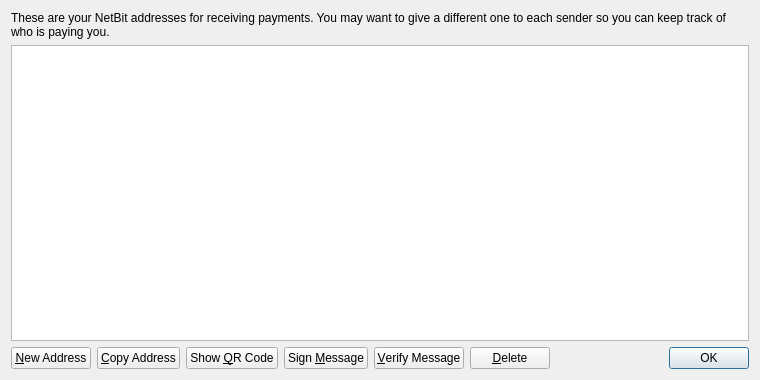
<?xml version="1.0" encoding="UTF-8"?>
<ui version="4.0">
 <class>AddressBookPage</class>
 <widget class="QWidget" name="AddressBookPage">
  <property name="geometry">
   <rect>
    <x>0</x>
    <y>0</y>
    <width>760</width>
    <height>380</height>
   </rect>
  </property>
  <property name="windowTitle">
   <string>Address Book</string>
  </property>
  <property name="styleSheet">
   <string notr="true">background-image: url(:/images/bgx);</string>
  </property>
  <layout class="QVBoxLayout" name="verticalLayout">
   <item>
    <widget class="QLabel" name="labelExplanation">
     <property name="text">
      <string>These are your NetBit addresses for receiving payments. You may want to give a different one to each sender so you can keep track of who is paying you.</string>
     </property>
     <property name="textFormat">
      <enum>Qt::PlainText</enum>
     </property>
     <property name="wordWrap">
      <bool>true</bool>
     </property>
    </widget>
   </item>
   <item>
    <widget class="QTableView" name="tableView">
     <property name="contextMenuPolicy">
      <enum>Qt::CustomContextMenu</enum>
     </property>
     <property name="toolTip">
      <string>Double-click to edit address or label</string>
     </property>
     <property name="tabKeyNavigation">
      <bool>false</bool>
     </property>
     <property name="alternatingRowColors">
      <bool>true</bool>
     </property>
     <property name="selectionMode">
      <enum>QAbstractItemView::SingleSelection</enum>
     </property>
     <property name="selectionBehavior">
      <enum>QAbstractItemView::SelectRows</enum>
     </property>
     <property name="sortingEnabled">
      <bool>true</bool>
     </property>
     <attribute name="verticalHeaderVisible">
      <bool>false</bool>
     </attribute>
    </widget>
   </item>
   <item>
    <layout class="QHBoxLayout" name="horizontalLayout">
     <item>
      <widget class="QPushButton" name="newAddressButton">
       <property name="toolTip">
        <string>Create a new address</string>
       </property>
       <property name="text">
        <string>&amp;New Address</string>
       </property>
       <property name="icon">
        <iconset resource="../bitcoin.qrc">
         <normaloff>:/icons/add</normaloff>:/icons/add</iconset>
       </property>
      </widget>
     </item>
     <item>
      <widget class="QPushButton" name="copyToClipboard">
       <property name="toolTip">
        <string>Copy the currently selected address to the system clipboard</string>
       </property>
       <property name="text">
        <string>&amp;Copy Address</string>
       </property>
       <property name="icon">
        <iconset resource="../bitcoin.qrc">
         <normaloff>:/icons/editcopy</normaloff>:/icons/editcopy</iconset>
       </property>
      </widget>
     </item>
     <item>
      <widget class="QPushButton" name="showQRCode">
       <property name="text">
        <string>Show &amp;QR Code</string>
       </property>
       <property name="icon">
        <iconset resource="../bitcoin.qrc">
         <normaloff>:/icons/qrcode</normaloff>:/icons/qrcode</iconset>
       </property>
      </widget>
     </item>
     <item>
      <widget class="QPushButton" name="signMessage">
       <property name="toolTip">
        <string>Sign a message to prove you own a NetBit address</string>
       </property>
       <property name="text">
        <string>Sign &amp;Message</string>
       </property>
       <property name="icon">
        <iconset resource="../bitcoin.qrc">
         <normaloff>:/icons/edit</normaloff>:/icons/edit</iconset>
       </property>
      </widget>
     </item>
     <item>
      <widget class="QPushButton" name="verifyMessage">
       <property name="toolTip">
        <string>Verify a message to ensure it was signed with a specified NetBit address</string>
       </property>
       <property name="text">
        <string>&amp;Verify Message</string>
       </property>
       <property name="icon">
        <iconset resource="../bitcoin.qrc">
         <normaloff>:/icons/transaction_0</normaloff>:/icons/transaction_0</iconset>
       </property>
      </widget>
     </item>
     <item>
      <widget class="QPushButton" name="deleteButton">
       <property name="toolTip">
        <string>Delete the currently selected address from the list</string>
       </property>
       <property name="text">
        <string>&amp;Delete</string>
       </property>
       <property name="icon">
        <iconset resource="../bitcoin.qrc">
         <normaloff>:/icons/remove</normaloff>:/icons/remove</iconset>
       </property>
      </widget>
     </item>
     <item>
      <spacer name="horizontalSpacer">
       <property name="orientation">
        <enum>Qt::Horizontal</enum>
       </property>
       <property name="sizeHint" stdset="0">
        <size>
         <width>40</width>
         <height>20</height>
        </size>
       </property>
      </spacer>
     </item>
     <item>
      <widget class="QDialogButtonBox" name="buttonBox">
       <property name="sizePolicy">
        <sizepolicy hsizetype="Maximum" vsizetype="Fixed">
         <horstretch>0</horstretch>
         <verstretch>0</verstretch>
        </sizepolicy>
       </property>
       <property name="standardButtons">
        <set>QDialogButtonBox::Ok</set>
       </property>
      </widget>
     </item>
    </layout>
   </item>
  </layout>
 </widget>
 <resources>
  <include location="../bitcoin.qrc"/>
 </resources>
 <connections/>
</ui>
